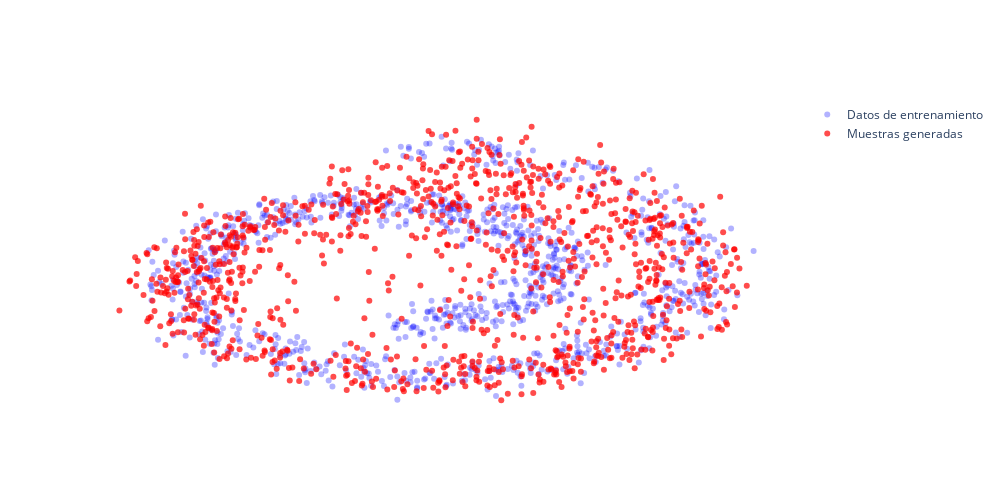

Notebook code for this chart:
### Code cell
samples = SGM.generate_samples(basicMLP, 1000)
plot_new_samples(samples)

### Figure 1 — Plotly figure (JSON) as saved in the notebook; plotly's stock layout.template omitted (floating-point values rounded to 4 significant figures; data arrays with more than 128 entries replaced by an {"elided": "..."} marker saying what was removed)
{"data": [{"marker": {"color": "blue", "opacity": 0.3}, "mode": "markers", "name": "Datos de entrenamiento", "type": "scatter", "x": {"elided": "1000 float values"}, "y": {"elided": "1000 float values"}}, {"marker": {"color": "red", "opacity": 0.7}, "mode": "markers", "name": "Muestras generadas", "type": "scatter", "x": {"elided": "1000 float values"}, "y": {"elided": "1000 float values"}}], "layout": {"height": 500, "plot_bgcolor": "white", "width": 1000, "xaxis": {"visible": false}, "yaxis": {"visible": false}}}
